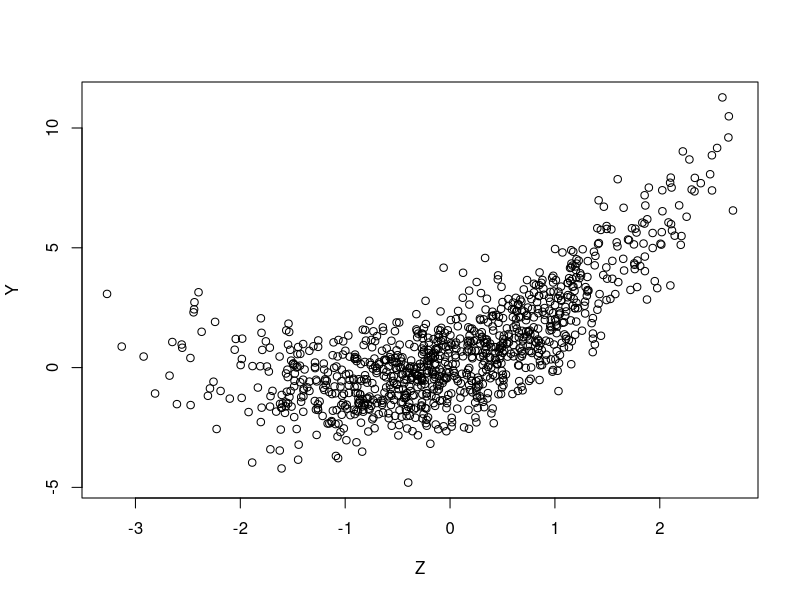
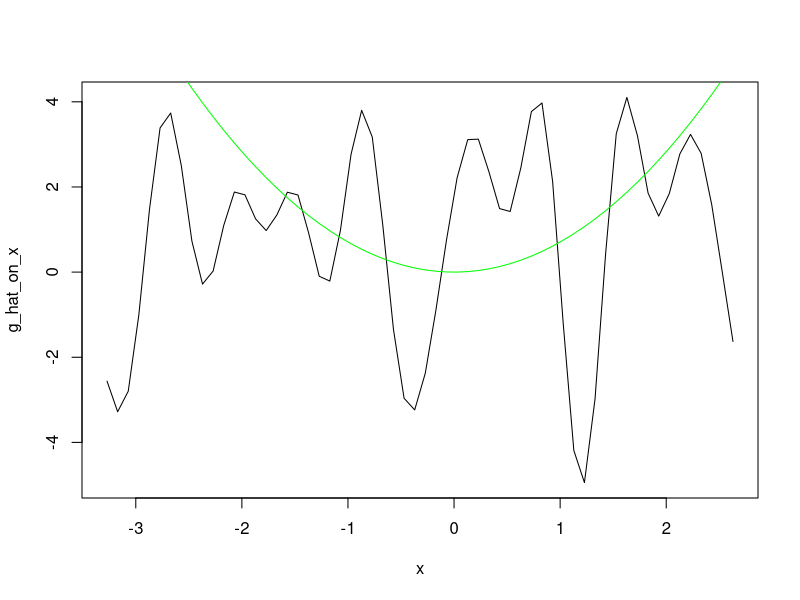
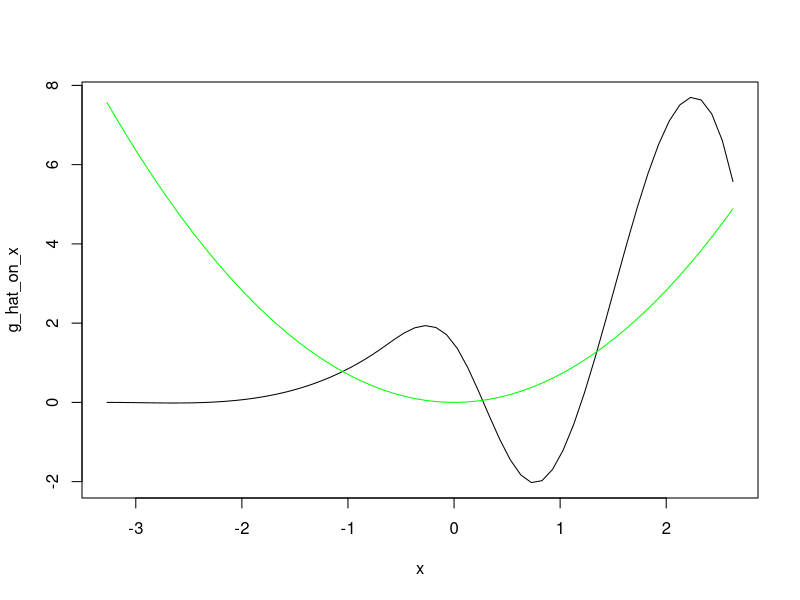
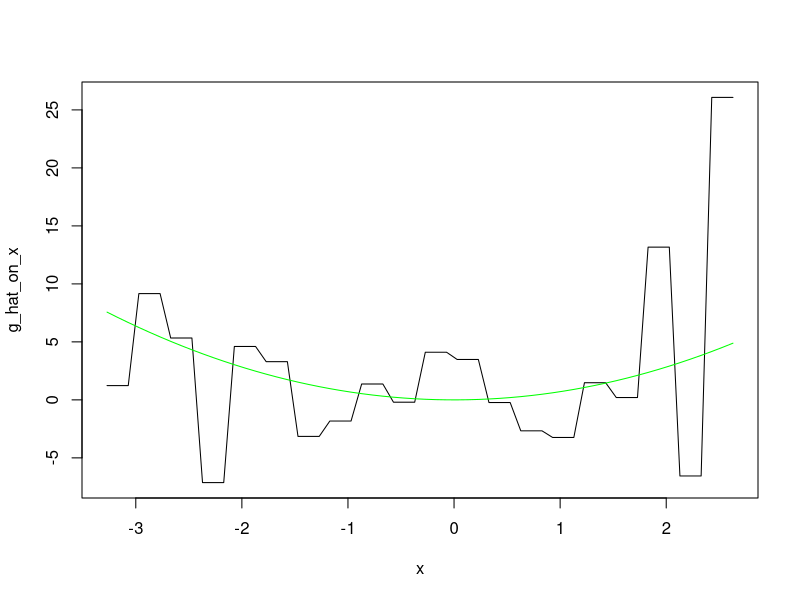
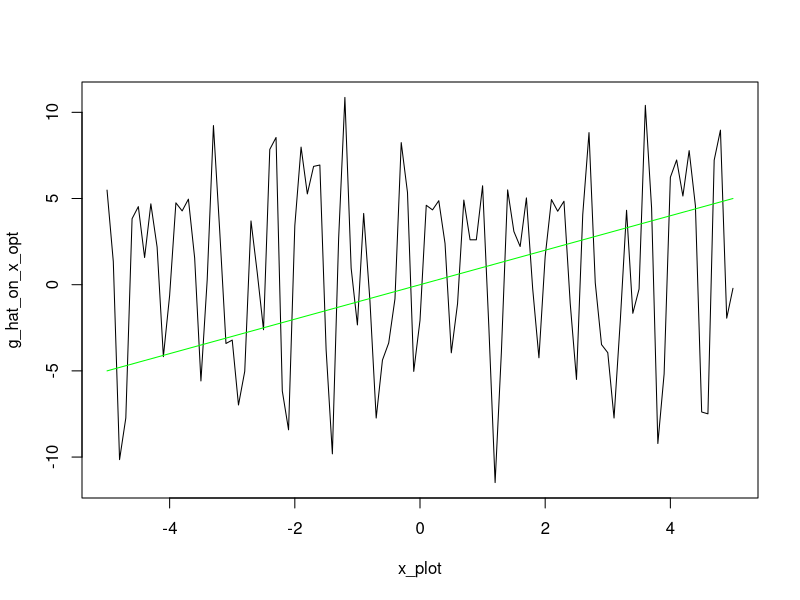

The R script that drew these images, in order:
#### Kernel matrix ####
#kernel evaluation
kernel_functions <- function(x,ker='normal',knorm="sq")
{
  # Densities such as the integral of the square of the density is one if knorm is sq 
  # or such that the sd is one if knorm is sd.
  if (ker=='normal') 
  { 
    s <- switch(knorm,
                sd = 1,
                sq = 1/(2*sqrt(pi)))
    aux <- exp(- x^2 /(2*s^2)) / (sqrt(2*pi)*s)
  }
  if (ker=='triangle')
  {
    s <- switch(knorm,
                sd = sqrt(6),
                sq = (2/3))
    aux <- (s-abs(x))
    aux <- aux * (aux >0)/s^2
  }
  if (ker=='laplace')
  {
    s <- switch(knorm,
                sd = 1/sqrt(2),
                sq = 1/4)
    aux <- exp(-abs(x)/s)/(2*s)
  }
  return(aux)
}

create_W <- function(W, h=1 ,ker='normal',knorm="sq",remove=FALSE)
{
  #   ICM and smoothing matrix 
  #   If no bandwidth is provided for the function, h=1 is used  (no smoothing)
  #   The principle diagonal is replaced with zeros if remove = TRUE.
  n_w <- length(W)
  mat <- sapply(W,function(e) W - e*pracma::ones(n_w,1))
  wmat <-  kernel_functions(mat / h,ker=ker,knorm=knorm)/h; # kernel smoothing 
  # principle diagonal of the matrix replaced with zeros
  if (remove==TRUE) wmat <-  wmat - diag(diag(wmat))
  return(wmat/(n**2))
}

#### Basis ####
# splines
create_P_splines <- function(x, Z, J, degree){
  knots = quantile(Z, probs = seq(0, 1, length.out = J))
  return(bs(x, knots = knots, degree = degree, intercept = FALSE)[,1:length(knots)+degree-1])}

#trigo
p_j_trigo_0_1 <-function(j, J, z){
  a = 2*pi*j*z
  #print(a)
  if (j==1){
    return(1)
  }
  if (j%%2 == 0){
    cos_val = cos(a)
    return(sqrt(2)*cos_val)
  }
  else{
    sin_val = sin(a)
    return(sqrt(2)*sin_val)
  }
}

#hist
p_j_hist_0_1 <-function(j, J, z){
  l = length(z)
  if (l>1){
    res = rep(0, l)
    for (i in 1:l){
      if (z[i] >= (j - 1) / J && z[i] < j / J) {
        res[i] = sqrt(J)
      } else {
        res[i] = 0
      }
    }
    return(res)}
  else{
    if (z >= (j - 1) / J && z < j / J) {
      return(sqrt(J))
    } else{
      return(0)
    }
  }
}

# generalize for interval [a,b] : en fait ici on peut dire qu'on normalise Z entre 0 et 1
basis_a_b <-function(j, J, z, a, b, p_j_0_1){
  return(p_j_0_1(j,J,((z-a)/(b-a)))/sqrt(b-a))
}

# create P
create_P <- function(z_eval, J, Z, p_j, degree, spline_bool){
  n = length(Z)
  a = min(Z)
  b = max(Z)
  P = matrix(0, n, J)
  if (spline_bool == 0){
    for (j in 1:J){
      for (i in 1:n){
        P[i,j] = basis_a_b(j, J, Z[i], a, b, p_j)
      }
    }
  }
  else{
    P <- create_P_splines(z_eval, Z, J, degree)
  }
  return(P)
}

#### Estimation ####
# compute gamma_hat
estimation_gamma <- function(J, W, Z, Y, p_j, bool_splines, degree){
  n = length(Z)
  a = min(Z)
  b = max(Z)
  #compute Omega
  Omega <- create_W(W)
  
  #compute P
  P <- create_P(Z, J, Z, p_j, degree, bool_splines)
  
  #compute gamma
  gamma_step = t(P)%*%Omega%*%Y
  gamma_step_invert = solve(t(P)%*%Omega%*%P)
  gamma_hat = gamma_step_invert%*%gamma_step
  
  return(gamma_hat)
}

# Compute g_hat
g_hat <- function(z, J, p_j, gamma_hat, a, b){
  p_j_vector = rep(0, J)
  for (j in 1:J){
    p_j_vector[j] = basis_a_b(j, J, z, a, b, p_j)
  }
  return(sum(gamma_hat*p_j_vector))
}

#### Plot ####

# plot the function
plot_function_true_est <- function(x, gamma_hat, p_j_hat, Z, bool_splines, degree, case){
  a = min(Z)
  b = max(Z)
  g_hat_on_x = rep(0, length(x))
  if (bool_splines == 0){ 
    for (i in 1:length(x)){
      g_hat_on_x[i] <- g_hat(x[i], J, p_j_hat, gamma_hat, a, b)
    }}
  else{
    basis <- create_P_splines(x, Z, J, degree)
    g_hat_on_x <- basis%*%gamma_hat
  }
  g_on_x = g(x, case)
  plot(x, g_hat_on_x, type = 'l', col = 'black')
  lines(x, g_on_x, type = 'l', col = 'green')
}
  

#### Simulation ####
g <- function(x,case)  
{
  switch(case,  
         x,
         x^2/sqrt(2),
         sqrt(3*sqrt(3))*x*exp(-(x^2)/2),
         sqrt(3)*x*sin(pi*x/2),
         4*exp(-abs(x)) , 
         log(abs(x-1)+1)*ifelse(x>1,1,-1)*sqrt(10/3),
         sqrt(2)*x*cos(pi*x),
         (log(abs(x-1)+1)*ifelse(x>1,1,-1)*sqrt(10/3) - 0.6*x+ (x^3)*2)/8
  )
}

#### Generate data ####
n = 1000
W = rnorm(n, 0, 1)
V = rnorm(n, 0, 1)
rhoev = 0.5
rhowz = 0.9
beta = sqrt((rhoev**2)/(1 - rhoev**2))
Z = (beta*W + V)/sqrt(1+beta**2)
# ici on rescale Z  
#Z = (Z - min(Z))/(max(Z) - min(Z))

eta = rnorm(n, 0, 1)
a = sqrt((rhowz**2)/(1 - rhowz**2))
eps = (a*V + eta)/sqrt(1+beta**2)

Y = g(Z,2) + eps

plot(Z, Y)
#pb dans la génération de données si on normalise Z, les eps et eta deviennent trop grands donc estimation pourrie


#### Tests #### 
library(splines)
#trigo
J = 10
gamma_hat <- estimation_gamma(J,W,Z,Y,p_j_trigo_0_1, 0, none)

x = seq(min(Z),max(Z), by = 0.1)
plot_function_true_est(x, gamma_hat, p_j_trigo_0_1, Z, 0, none,2)

#splines
J = 5
gamma_hat <- estimation_gamma(J,W,Z,Y,empty, 1, 3)

x = seq(min(Z), max(Z), by = 0.1)
plot_function_true_est(x, gamma_hat, empty, Z, 1, 3,2)



#hist
J = 20
gamma_hat <- estimation_gamma(J,W,Z,Y,p_j_hist_0_1, 0, none)

x = seq(min(Z),max(Z), by = 0.1)
plot_function_true_est(x, gamma_hat, p_j_hist_0_1, Z, 0, none,2)



#### Choosing J ####
# 1 - based on cross validation on M 
calcul_M_g_hat <- function(gamma_hat, J, Z, Y, W, p_j_hat, bool_splines, degree){
  Omega <- create_W(W)
  M = 0 
  a = min(Z)
  b = max(Z)
  n = length(Z)
  g_hat_on_Z <- rep(0, n)
  if (bool_splines == 0){
    for (i in 1:n){
      g_hat_on_Z = g_hat(Z[i], J, p_j_hat, gamma_hat, a, b)
    }}
  else{
    basis <- create_P_splines(Z, Z, J, degree)
    g_hat_on_Z <- basis%*%gamma_hat
  }
  
  for (i in 1:n){
    for (j in 1:n){
      M = M + (Y[i] - g_hat_on_Z[i])*(Y[j] - g_hat_on_Z[j])*Omega[i,j]
    }
  return(M/(n**2))
  }}
  

calcul_M_true_g <- function(g, J, Z, Y, W){
  M = 0
  Omega <- create_W(W)
  for (i in 1:n){
    for (j in 1:n){
      M = M + (Y[i] - g(Z[i]))*(Y[j] - g(Z[j]))*Omega[i,j]
    }
    return(M/(n**2))
  }}

calcul_M_g_hat_test_sample <- function(g_hat_on_Z_test, Omega, n_test, Y_test){
  M = 0
  for (i in 1:n_test){
    for (j in 1:n_test){
      M = M + (Y_test[i] - g_hat_on_Z_test[i])*(Y_test[j] - g_hat_on_Z_test[j])*Omega[i,j]
    }
    return(M/(n_test**2))
  }}


#we want to minimize M so we choose J such that M is minimal
sample_train_test <- function(Z, Y, W, p_train){
  # Create a single data frame with all variables
  df <- data.frame(Z = Z, Y = Y, W = W)
  
  # Create bins based on the X variable (you can modify the binning logic if needed)
  bins <- cut(df$Z, breaks = 3, labels = FALSE)
  
  # Sample indices for the training set using bins for stratification
  index_train <- createDataPartition(bins, p = p_train, list = FALSE)
  
  # Indices for the validation set (complementary to train indices)
  index_val <- setdiff(seq_len(nrow(df)), index_train)
  
  # Create train and validation sets based on indices
  train_set <- df[index_train, ]
  val_set   <- df[index_val, ]
  
  # Return the training and validation sets
  return(list(
    Z_train = train_set$Z, Y_train = train_set$Y, W_train = train_set$W,
    Z_validation = val_set$Z, Y_validation = val_set$Y, W_validation = val_set$W
  ))
}


# to do 
optimization_CV <- function(Z, W, Y, vect_J_to_test, p_train, p_j, bool_splines, degree, x_plot, case){
  gamma_hat_list <- vector("list", length(vect_J_to_test))
  a = min(Z)
  b = max(Z)
  M_values <- numeric(length(vect_J_to_test))
  n = length(Z)
  
  # split the data in training and test set
  sampled_data <- sample_train_test(Z, Y, W, p_train)
  Z_train <- sampled_data$Z_train
  Y_train <- sampled_data$Y_train
  W_train <- sampled_data$W_train
  Z_validation <- sampled_data$Z_validation
  Y_validation <- sampled_data$Y_validation
  W_validation <- sampled_data$W_validation
  n_train <- length(Z_train)
  
  # compute gamma_hat_train and g_hat_train for the training set
  for (j in 1:length(vect_J_to_test)){
    #compute gamma_hat_train
    gamma_hat <- estimation_gamma(vect_J_to_test[j],W_train,Z_train,Y_train,p_j, bool_splines, degree)
    gamma_hat_list[[j]] <- gamma_hat
    
    # compute the prediction of g_hat_train on the test set 
    n_val <- length(Z_validation)
    if (bool_splines == 0){ 
      g_hat_on_Z_val = rep(0, n_val)
      for (i in 1:n_val){
        g_hat_on_Z_val[i] <- g_hat(Z_validation[i], vect_J_to_test[j], p_j, gamma_hat, a, b)
      }}
    else{
      basis <- create_P_splines(Z_validation, Z_train, vect_J_to_test[j], degree)
      g_hat_on_Z_val <-  basis%*%gamma_hat
    }
    
    # compute M and store it 
    Omega_val <- create_W(W_validation)
    M_values[j] <- calcul_M_g_hat_test_sample(g_hat_on_Z_val, Omega_val, n_val, Y_validation)
  }
  
  # return J corresponding to the smallest MSE
  J_opt = vect_J_to_test[which.min(M_values)]
  print(c(M_values, J_opt))
  gamma_hat <- estimation_gamma(J_opt,W,Z,Y,p_j, bool_splines, degree)
  
  g_hat_on_x_opt = rep(0, length(x_plot))
  if (bool_splines == 0){ 
    for (i in 1:length(x_plot)){
      g_hat_on_x_opt[i] <- g_hat(x_plot[i], J_opt, p_j, gamma_hat, a, b)
    }}
  else{
    basis <- create_P_splines(x_plot, Z, J_opt, degree)
    g_hat_on_x_opt <- basis%*%gamma_hat
  }
  
  g_on_x = g(x_plot, case)
  plot(x_plot, g_hat_on_x_opt, type = 'l', col = 'black')
  lines(x_plot, g_on_x, type = 'l', col = 'green')
  
  return(J_opt)

}


#test 
library(caret)
vect_J_to_test = seq(3, 20, by = 1)
x = seq(-5, 5, by = 0.1)
optimization_CV(Z, W, Y, vect_J_to_test, 0.6, p_j_trigo_0_1, 0, none, x, 1)


# 2 - based on Lepski
lepski <- function(J_max, W,Z,Y,p_j, bool_splines, degree){
  pen_j = 0
  Contrast_j = 0
  contrast_plus_pen <- rep(0, J_max)
  for (j in 1:J_max){
    pen_j = pen(j) #faire une fonction pénalité
    
    #estimation de la fonction en m 
    gamma_hat_j <- estimation_gamma(j,W,Z,Y,p_j, bool_splines, degree)
    
    dist_vect <- rep(0, (J_max-j+1)) #vecteur des distances calculées
    dist_minus_pen <- rep(0, (J_max-j+1)) #vecteur des distances - pen calculées
    
      
    for (j_prime in j:J_max){
      gamma_hat_j_prime <- estimation_gamma(j_prime,W,Z,Y,p_j, bool_splines, degree)
      dist_vect[j_prime-j+1] = distance_square(gamma_hat_j, gamma_hat_j_prime, W, Z, Y, p_j, bool_splines, degree,j, j_prime) #réfléchir comment on fait la distance
      dist_minus_pen[j_prime-j+1] = dist_vect[j_prime-j+1] - pen(j_prime)}

    Contrast_j = max(dist_minus_pen)
    
    contrast_plus_pen[j] = Contrast_j + pen_j

  
    }
  J_opt = which.min(contrast_plus_pen)
  return(J_opt)
}


pen <- function(j){
  #à modifier
  return(0.005*j)
}

distance_square <- function(gamma_hat_j, gamma_hat_j_prime, W, Z, Y, p_j, bool_splines, degree,j, j_prime){
  a = min(Z)
  b = max(Z)
  g_hat_j = rep(0, length(Z))
  g_hat_jprime = rep(0, length(Z))
  if (bool_splines == 0){ 
    for (i in 1:length(Z)){
      g_hat_j[i] <- g_hat(Z[i], j, p_j, gamma_hat_j, a, b)
    }}
  else{
    basis <- create_P_splines(Z, Z, j, degree)
    g_hat_j <- basis%*%gamma_hat_j
  }
  
  if (bool_splines == 0){ 
    for (i in 1:length(Z)){
      g_hat_jprime[i] <- g_hat(Z[i], j_prime, p_j, gamma_hat_j_prime, a, b)
    }}
  else{
    basis <- create_P_splines(Z, Z, j_prime, degree)
    g_hat_jprime <- basis%*%gamma_hat_j_prime
  }
    
  # à voir comment on le définit
  return(sum((g_hat_j - g_hat_jprime)**2)/(n**2))
}

# tests 
lepski(10,W,Z,Y,p_j_trigo_0_1, 0, none)
  